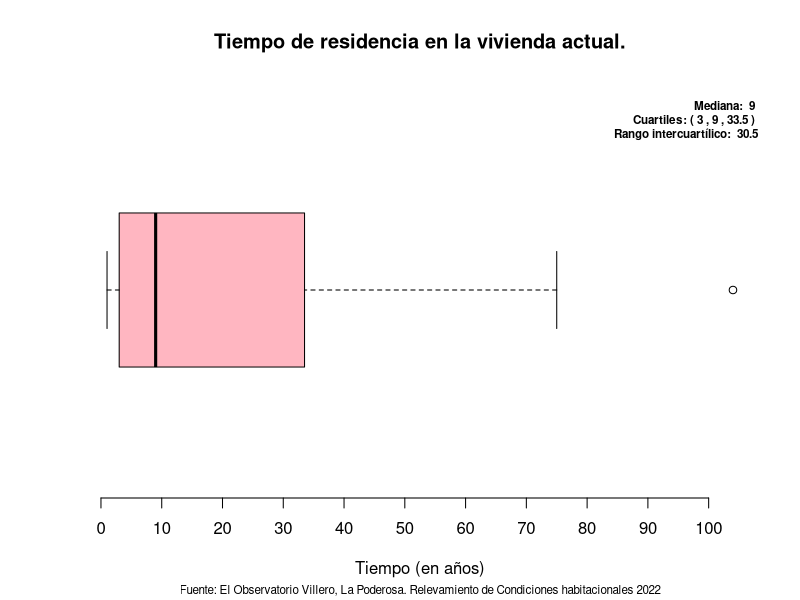
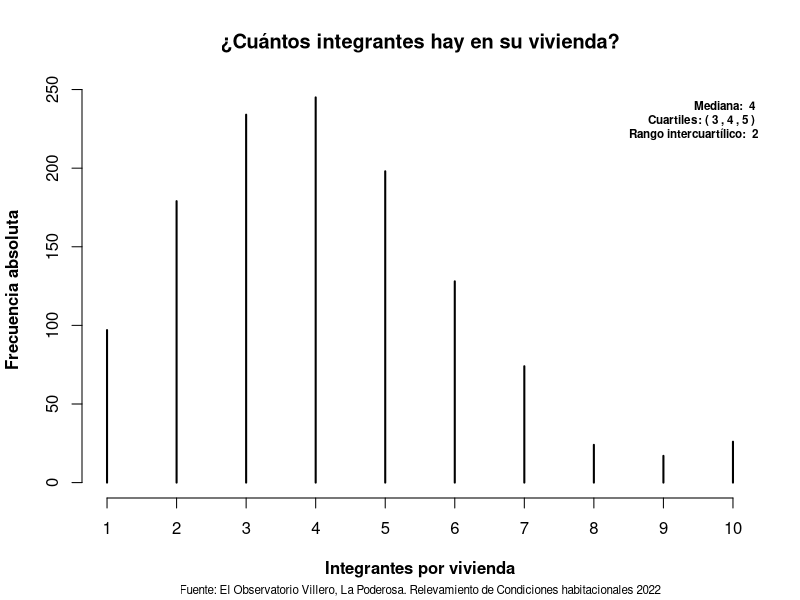
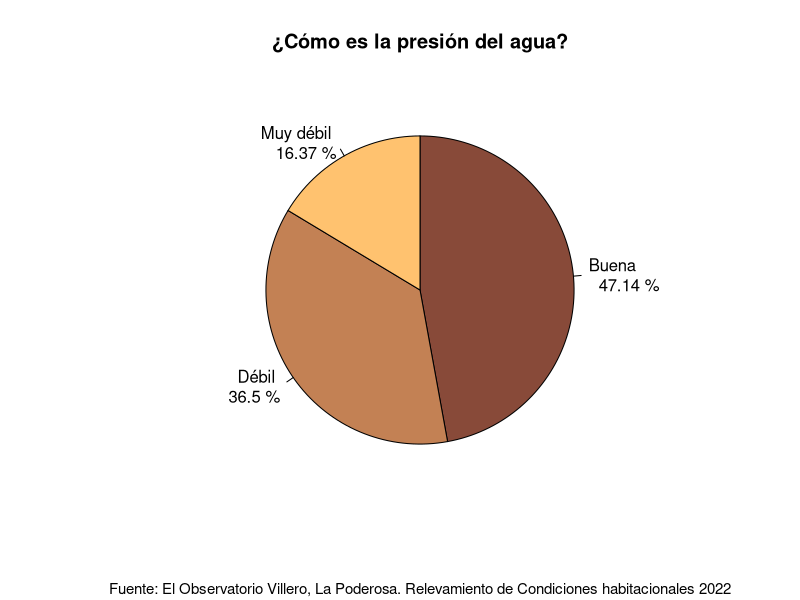
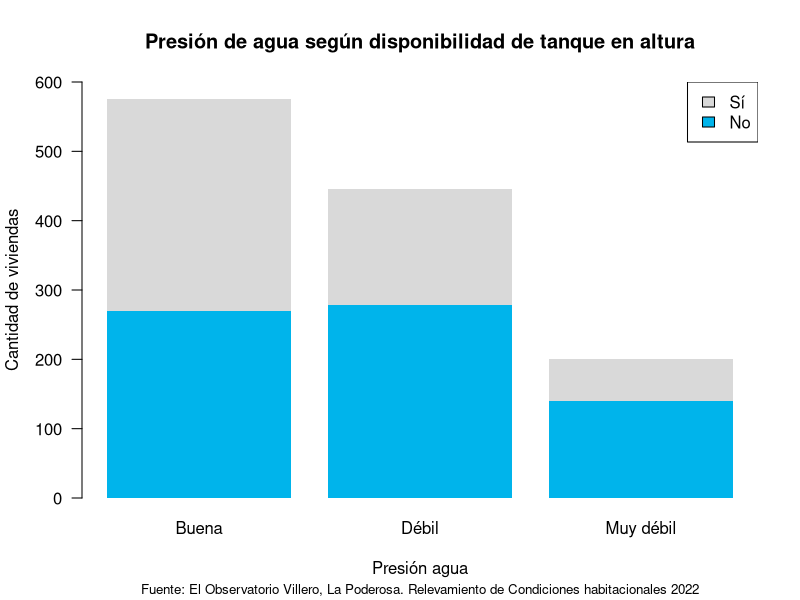
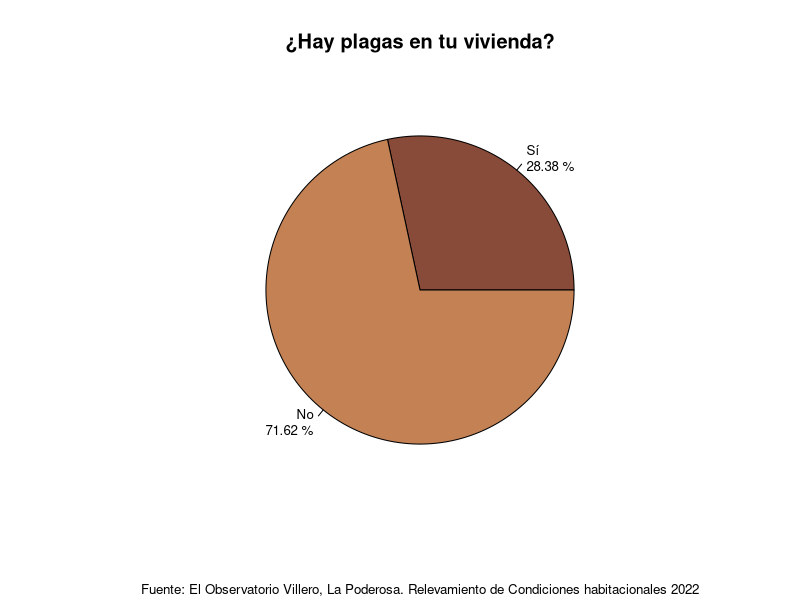
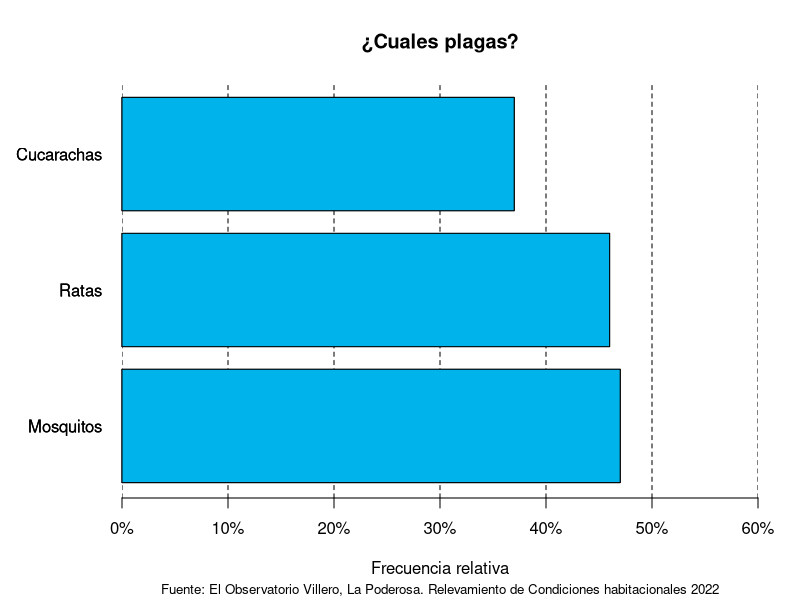

Write the R code that produced these figures, in order.
# Paquetes y lectura de datos -----
install.packages("readxl")
library(readxl)

# Leer tabla, saltando las dos primeras lineas
tabla <- read_xlsx("Datos_LP.xlsx",
                    skip = 2)

# Globales ----------------

fuente <- "Fuente: El Observatorio Villero, La Poderosa. Relevamiento de Condiciones habitacionales 2022"
colores1 <- c("#79155B", "#C23373", "#F6635C", "#FFBA86")
colores2 <- c("#884A39", "#C38154", "#FFC26F", "#F9E0BB")
colores3 <- c("#00b4eb", "#d9d9d9")
cantidad_entrevistados <- 1222



# Sección 1: Características generales de la composición del hogar -----------

# Tiempo de residencia (Boxplot)

tabla_tiempo_de_residencia <- table(tabla$`Tiempo de residencia en la vivienda actual (en años)`)
tiempo_de_residencia_mediana <- paste("Mediana: ", median(tabla_tiempo_de_residencia))
cuartiles_tiempo_de_residencia <- quantile(tabla_tiempo_de_residencia)
IQR_tiempo_de_residencia <- paste("Rango intercuartílico: ", IQR(tabla_tiempo_de_residencia))
cuartiles_tiempo_de_residencia <- paste("Cuartiles: (", cuartiles_tiempo_de_residencia[2], ",",
                                        cuartiles_tiempo_de_residencia[3], ",",
                                        cuartiles_tiempo_de_residencia[4], ")")

boxplot(tabla_tiempo_de_residencia,
        horizontal = TRUE,
        axes = FALSE,
        xlab = "Tiempo (en años)",
        main = "Tiempo de residencia en la vivienda actual.",
        col = "lightpink",
        sub = fuente,
        cex.sub = 0.7)

axis(side = 1,
     at = seq(0, 100, by = 10))

mtext(paste(tiempo_de_residencia_mediana, "\n", cuartiles_tiempo_de_residencia, "\n", IQR_tiempo_de_residencia),
      side = 3,
      cex = 0.7,
      adj = 1,
      line = -3,
      font = 2)

# El uso de la mediana viene de la forma asimétrica a derecha de la distribución.
# Al no ser simétrica, el promedio puede resultar no representativo de los datos
# en relación a la mediana.
# Los cuartiles permiten entender la distribución, haciendo observar en que 
# dirección se presentan los casos extremos
# El IQR permite ver que tan dispersos están los datos de la mediana, y no es
# influenciada por valores atípicos.

# Integrantes por vivienda (Histograma)

integrantes_mediana <- paste("Mediana: ", median(tabla$`¿Cuántos integrantes hay en su vivienda?`))
cuartiles_integrantes <- quantile(tabla$`¿Cuántos integrantes hay en su vivienda?`)
IQR_integrantes <- paste("Rango intercuartílico: ", IQR(tabla$`¿Cuántos integrantes hay en su vivienda?`))
cuartiles_integrantes <- paste("Cuartiles: (", cuartiles_integrantes[2], ",",
                               cuartiles_integrantes[3], ",",
                               cuartiles_integrantes[4], ")")

plot(table(tabla$`¿Cuántos integrantes hay en su vivienda?`),
     type = 'h',
     xlim = c(1,10),
     xlab = "Integrantes por vivienda",
     ylab = "Frecuencia absoluta",
     main = "¿Cuántos integrantes hay en su vivienda?",
     sub = fuente,
     cex.sub = 0.7,
     col = "black",
     font.lab = 2,
     frame.plot = FALSE)

mtext(paste(integrantes_mediana, "\n", cuartiles_integrantes, "\n", IQR_integrantes),
      side = 3,
      cex = 0.7,
      adj = 1,
      line = -3,
      font = 2)

# El uso de la mediana viene de la forma asimétrica a derecha de la distribución.
# Al no ser simétrica, el promedio puede resultar no representativo de los datos
# en relación a la mediana.
# Los cuartiles permiten entender la distribución, haciendo observar en que 
# dirección se presentan los casos extremos
# El IQR permite ver que tan dispersos están los datos de la mediana, y no es
# influenciada por valores atípicos.


# Sección 4: Propiedad----

# Sección 5: Agua y saneamiento --------------

# Presión de agua (Grafico de torta)

tabla_presion_de_agua <- table(tabla$`¿Cómo es la presión del agua?`)
frec_rel_presion_de_agua <- round(tabla_presion_de_agua / cantidad_entrevistados, 4)

labels_presion_de_agua <- paste(c("Buena", "Débil", "Muy débil"), "\n ", frec_rel_presion_de_agua * 100, "%")
pie(tabla_presion_de_agua,
    labels = labels_presion_de_agua,
    col = colores2,
    main = "¿Cómo es la presión del agua?",
    sub = fuente,
    cex.sub = 0.9,
    clockwise = TRUE)

# Relación entre dos variables categóricas
# Grafico de barras subdivididas
tabla_bivariada_agua = table(tabla$`¿Tiene capacidad de almacenamiento de agua en altura?`,
                             tabla$`¿Cómo es la presión del agua?`)

barplot(tabla_bivariada_agua,
        main = "Presión de agua según disponibilidad de tanque en altura",
        beside = FALSE,
        horiz = FALSE,
        ylim = c(0, 600),
        ylab = "Cantidad de viviendas",
        xlab = "Presión agua",
        las = 1,
        col = colores3,
        sub = fuente,
        border = NA,
        cex.sub = 0.8)

legend("topright",
       legend = rev(rownames(tabla_bivariada_agua)),
       fill = rev(colores3))


# Sección 10: Servicios barriales --------

# Presencia de plagas (total de la población) (Grafico de torta)

tabla_plaga <- table(tabla$`¿Hay plagas (cucarachas, mosquitos, ratas, etc) en su vivienda y en los alrededores de la misma?`)
porcentaje_plaga = paste(round(tabla_plaga / sum(tabla_plaga) * 100, 2), c('%'), sep = " ")
categorias_plaga = c("Sí", "No")
etiquetas_plaga = paste(categorias_plaga, porcentaje_plaga, sep = "\n")
pie(tabla_plaga,
    main = "¿Hay plagas en tu vivienda?",
    labels = etiquetas_plaga,
    cex = 0.8,
    sub = fuente,
    col = colores2,
    cex.sub = 0.8
)

# Tipo de plaga sobre población total
# Variable categorica de multiples opcioness

# Calculamos las frecuencias relativas de cada plaga
# y las ordenamos 
cucarachas = table(factor(tabla$`¿Cuáles plagas?`))
mosquitos = table(factor(tabla$...94))
ratas = table(factor(tabla$...95))
tabla_plagas = data.frame(FrecuenciaAbsoluta = c(cucarachas, mosquitos, ratas))
frec_rel_plagas = round(tabla_plagas$FrecuenciaAbsoluta / cantidad_entrevistados, 2)
names(frec_rel_plagas) = c("Cucarachas", "Mosquitos", "Ratas")
frec_rel_plagas = frec_rel_plagas[order(frec_rel_plagas, decreasing = TRUE)]

# Lugar de las marcas
xmin_p = 0
xmax_p = 0.6
sep_p = 0.1

par(mar = c(5, 6, 4, 2) + 0.1)

barplot(frec_rel_plagas,
        horiz = TRUE,
        xlim = c(xmin_p, xmax_p),
        xlab = "Frecuencia relativa",
        main = "¿Cuales plagas?",
        sub = fuente,
        las = 1,
        cex.sub = 0.8,
        axes = FALSE)

# Añadimos etiquetas en el eje x
etiquetas_plagas = paste(seq(xmin_p * 100, xmax_p * 100, sep_p * 100), '%', sep="")
axis(side=1, 
     at = seq(xmin_p, xmax_p, sep_p), 
     labels = etiquetas_plagas)
abline(v = axTicks(1), lty = "dashed")

barplot(frec_rel_plagas,
        horiz = TRUE,
        xlim = c(xmin_p, xmax_p),
        col = colores3[1],
        las = 1,
        cex.sub = 0.8,
        axes = FALSE,
        add = TRUE)
